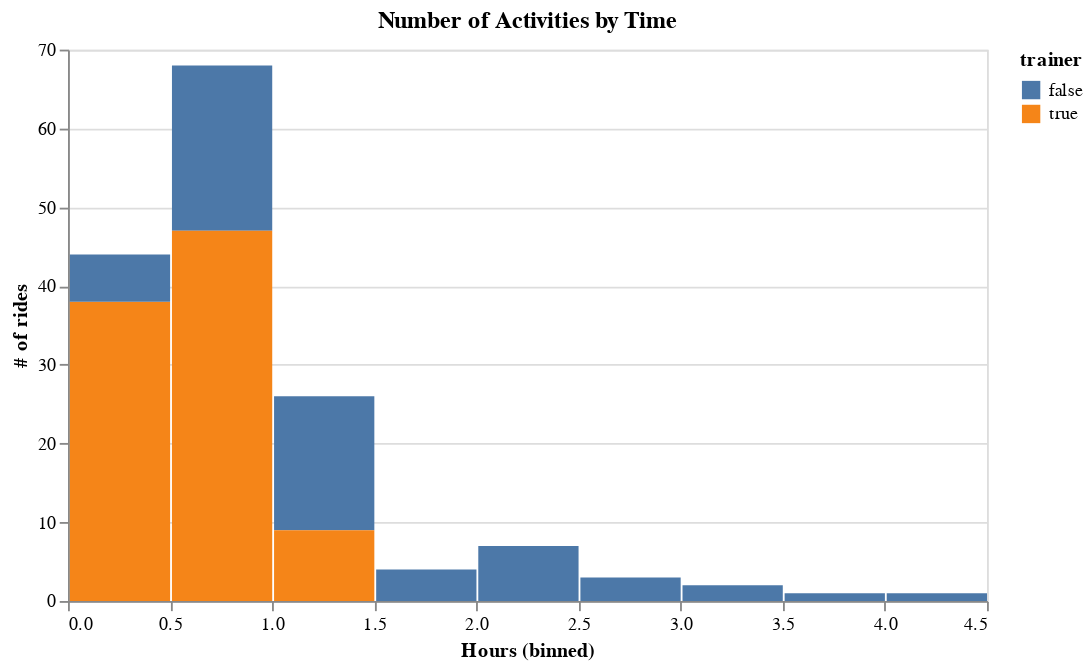

The code cell stored with this chart in its notebook:
### Code cell
alt.Chart(rides).mark_bar().encode(
    alt.X("Hours:Q", bin=True),
    y=alt.Y('count(activity_id):Q', axis=alt.Axis(title='# of rides')),
    color='trainer:N',
).properties(
    width=500,
    title='Number of Activities by Time'
)

### Figure 1 — Vega-Lite specification as saved in the notebook (floating-point values rounded to 4 significant figures; data arrays with more than 128 entries replaced by an {"elided": "..."} marker saying what was removed)
{"$schema": "https://vega.github.io/schema/vega-lite/v3.4.0.json", "config": {"mark": {"tooltip": null}, "view": {"height": 300, "width": 400}}, "data": {"name": "data-f8ec995841c8421e3ecaf868cd129381"}, "datasets": {"data-f8ec995841c8421e3ecaf868cd129381": {"elided": "156 records"}}, "encoding": {"color": {"field": "trainer", "type": "nominal"}, "x": {"bin": true, "field": "Hours", "type": "quantitative"}, "y": {"aggregate": "count", "axis": {"title": "# of rides"}, "field": "activity_id", "type": "quantitative"}}, "mark": "bar", "title": "Number of Activities by Time", "width": 500}
